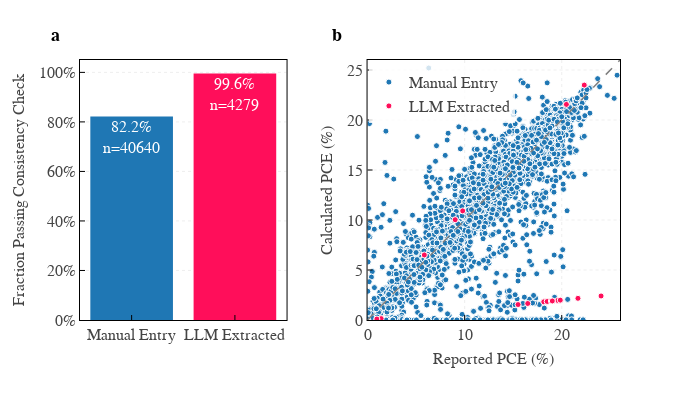

Notebook code cell kept with this figure:
### Code cell
from plotly.subplots import make_subplots
import plotly.graph_objects as go

# Create figure with subplots
fig = make_subplots(
    rows=1, cols=2,
    subplot_titles=('', ''),
    horizontal_spacing=0.15,
    column_widths=[0.45, 0.55]
)

# PANEL A: Bar chart
bar_colors = [COLOR_MAP[src] for src in summary.index]

fig.add_trace(
    go.Bar(
        x=summary.index,
        y=summary['fraction'],
        text=[f'{frac:.1%}<br>n={n}' for frac, n in zip(summary['fraction'], summary['n'])],
        textposition='inside',
        textfont=dict(size=16, color='white', family='Arial'),
        marker=dict(color=bar_colors),
        showlegend=False,
    ),
    row=1, col=1
)

# PANEL B: Scatter plot with improved styling
for source in SOURCE_ORDER:
    subset = df_mismatch[df_mismatch['source_database'] == source]

    fig.add_trace(
        go.Scatter(
            x=subset['results.properties.optoelectronic.solar_cell.efficiency'],
            y=subset['pce_calc'],
            mode='markers',
            name=source,
            marker=dict(
                color=COLOR_MAP[source],
                size=6,
                # opacity=0.9,
                line=dict(color='white', width=1.0)
            ),
            showlegend=True,
        ),
        row=1, col=2
    )

# Add diagonal line to panel b
fig.add_trace(
    go.Scatter(
        x=[0, 26],
        y=[0, 26],
        mode='lines',
        line=dict(color='gray', dash='dash', width=1.5),
        showlegend=False,
        hoverinfo='skip'
    ),
    row=1, col=2
)

# Update axes for panel a
fig.update_xaxes(
    # title_text='Data Source',
    title_font=dict(size=16, family='Arial'),
    tickfont=dict(size=16, family='Arial'),
    showgrid=False,
    row=1, col=1
)

fig.update_yaxes(
    title_text='Fraction Passing Consistency Check',
    title_font=dict(size=16, family='Arial'),
    tickformat='.0%',
    tickfont=dict(size=16, family='Arial'),
    range=[0, 1.05],
    showgrid=True,
    gridcolor='rgba(200, 200, 200, 0.3)',
    griddash='dot',
    row=1, col=1
)

# Update axes for panel b
fig.update_xaxes(
    title_text='Reported PCE (%)',
    title_font=dict(size=16, family='Arial'),
    tickfont=dict(size=16, family='Arial'),
    range=[0, 26],
    showgrid=True,
    gridcolor='rgba(200, 200, 200, 0.3)',
    griddash='dot',
    row=1, col=2
)

fig.update_yaxes(
    title_text='Calculated PCE (%)',
    title_font=dict(size=16, family='Arial'),
    tickfont=dict(size=16, family='Arial'),
    range=[0, 26],
    showgrid=True,
    gridcolor='rgba(200, 200, 200, 0.3)',
    griddash='dot',
    row=1, col=2
)

# Add Nature-style panel labels
fig.add_annotation(
    text='<b>a</b>',
    xref='x domain', yref='y domain',
    x=-0.15, y=1.05,
    xanchor='left', yanchor='bottom',
    font=dict(size=18, family='Arial', color='black'),
    showarrow=False,
    row=1, col=1
)
fig.add_annotation(
    text='<b>b</b>',
    xref='x2 domain', yref='y2 domain',
    x=-0.15, y=1.05,
    xanchor='left', yanchor='bottom',
    font=dict(size=18, family='Arial', color='black'),
    showarrow=False,
    row=1, col=2
)

# Update overall layout
fig.update_layout(
    plot_bgcolor='white',
    paper_bgcolor='white',
    font=dict(family='Arial', size=12),
    legend=dict(
        x=0.535,
        y=0.98,
        xanchor='left',
        yanchor='top',
        bgcolor='rgba(255, 255, 255, 0.8)',
        font=dict(size=16, family='Arial')
    ),
    width=700,
    height=400,
    margin=dict(t=60, b=80, l=80, r=80)
)

fig.show()

### Figure 1 — Plotly figure (JSON) as saved in the notebook; plotly's stock layout.template omitted (floating-point values rounded to 4 significant figures; data arrays with more than 128 entries replaced by an {"elided": "..."} marker saying what was removed)
{"data": [{"marker": {"color": ["#1f77b4", "#ff0e5a"]}, "showlegend": false, "text": ["82.2%<br>n=40640", "99.6%<br>n=4279"], "textfont": {"color": "white", "family": "Arial", "size": 16}, "textposition": "inside", "type": "bar", "x": ["Manual Entry", "LLM Extracted"], "xaxis": "x", "y": [0.8219, 0.9956], "yaxis": "y"}, {"marker": {"color": "#1f77b4", "line": {"color": "white", "width": 1}, "size": 6}, "mode": "markers", "name": "Manual Entry", "showlegend": true, "type": "scatter", "x": {"elided": "7239 float values"}, "xaxis": "x2", "y": {"elided": "7239 float values"}, "yaxis": "y2"}, {"marker": {"color": "#ff0e5a", "line": {"color": "white", "width": 1}, "size": 6}, "mode": "markers", "name": "LLM Extracted", "showlegend": true, "type": "scatter", "x": [1.4, 19.59, 15.5, 0.96, 9.8, 24.05, 18.4, 19.02, 18.15, 21.67, 5.85, 18.5, 19.85, 9.025, 18.93, 20.48, 19.03, 22.32, 16.5], "xaxis": "x2", "y": [0.1403, 1.959, 1.545, 0.09551, 10.91, 2.403, 1.841, 1.903, 1.815, 2.167, 6.503, 1.852, 1.985, 10.03, 1.895, 21.56, 1.903, 23.49, 1.651], "yaxis": "y2"}, {"hoverinfo": "skip", "line": {"color": "gray", "dash": "dash", "width": 1.5}, "mode": "lines", "showlegend": false, "type": "scatter", "x": [0, 26], "xaxis": "x2", "y": [0, 26], "yaxis": "y2"}], "layout": {"annotations": [{"font": {"color": "black", "family": "Arial", "size": 18}, "showarrow": false, "text": "<b>a</b>", "x": -0.15, "xanchor": "left", "xref": "x domain", "y": 1.05, "yanchor": "bottom", "yref": "y domain"}, {"font": {"color": "black", "family": "Arial", "size": 18}, "showarrow": false, "text": "<b>b</b>", "x": -0.15, "xanchor": "left", "xref": "x2 domain", "y": 1.05, "yanchor": "bottom", "yref": "y2 domain"}], "font": {"family": "Arial", "size": 12}, "height": 400, "legend": {"bgcolor": "rgba(255, 255, 255, 0.8)", "font": {"family": "Arial", "size": 16}, "x": 0.535, "xanchor": "left", "y": 0.98, "yanchor": "top"}, "margin": {"b": 80, "l": 80, "r": 80, "t": 60}, "paper_bgcolor": "white", "plot_bgcolor": "white", "width": 700, "xaxis": {"anchor": "y", "domain": [0, 0.3825], "showgrid": false, "tickfont": {"family": "Arial", "size": 16}, "title": {"font": {"family": "Arial", "size": 16}}}, "xaxis2": {"anchor": "y2", "domain": [0.5325, 1], "gridcolor": "rgba(200, 200, 200, 0.3)", "griddash": "dot", "range": [0, 26], "showgrid": true, "tickfont": {"family": "Arial", "size": 16}, "title": {"font": {"family": "Arial", "size": 16}, "text": "Reported PCE (%)"}}, "yaxis": {"anchor": "x", "domain": [0, 1], "gridcolor": "rgba(200, 200, 200, 0.3)", "griddash": "dot", "range": [0, 1.05], "showgrid": true, "tickfont": {"family": "Arial", "size": 16}, "tickformat": ".0%", "title": {"font": {"family": "Arial", "size": 16}, "text": "Fraction Passing Consistency Check"}}, "yaxis2": {"anchor": "x2", "domain": [0, 1], "gridcolor": "rgba(200, 200, 200, 0.3)", "griddash": "dot", "range": [0, 26], "showgrid": true, "tickfont": {"family": "Arial", "size": 16}, "title": {"font": {"family": "Arial", "size": 16}, "text": "Calculated PCE (%)"}}}}
